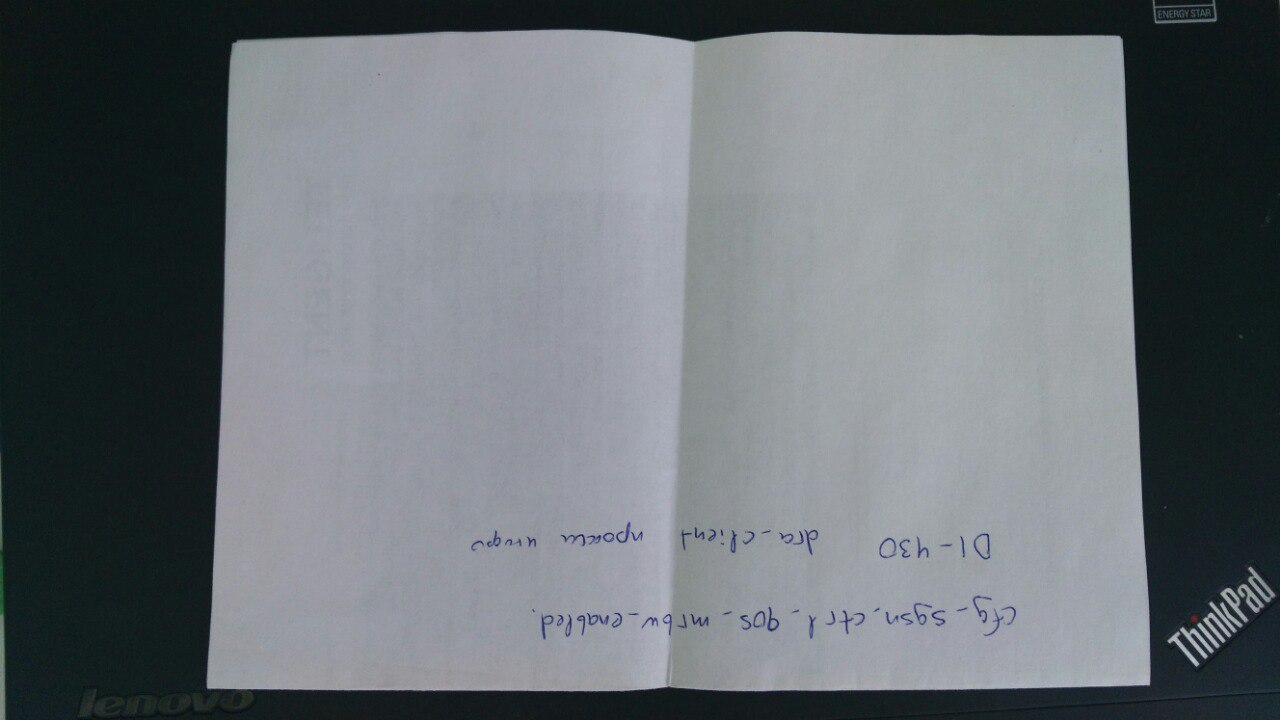
#> input picture img.jpg, 1280 x 720 px
$ python docrec.py   (older library calls are emulated)
#> lines starting #> are read from the running program, lines starting #| are printed output that depends on the picture; after the words box and inside, x2 and y2 are one past the last pixel; in counts of white or black regions, pixels touching at a corner belong together
#!/usr/bin/env python
# -*- coding: utf-8 -*-
import numpy as np
#import argparse
import cv2

def get_ct():
  image = cv2.imread('img.jpg')
#> image is the input picture: shape (720, 1280, 3); mean B, G, R 117.7, 112.7, 106.6
  # переобразуем в оттенки серого
  gray = cv2.cvtColor(image, cv2.COLOR_BGR2GRAY)
  # размытие по гауссу
  sm = cv2.blur(gray, (9,9));
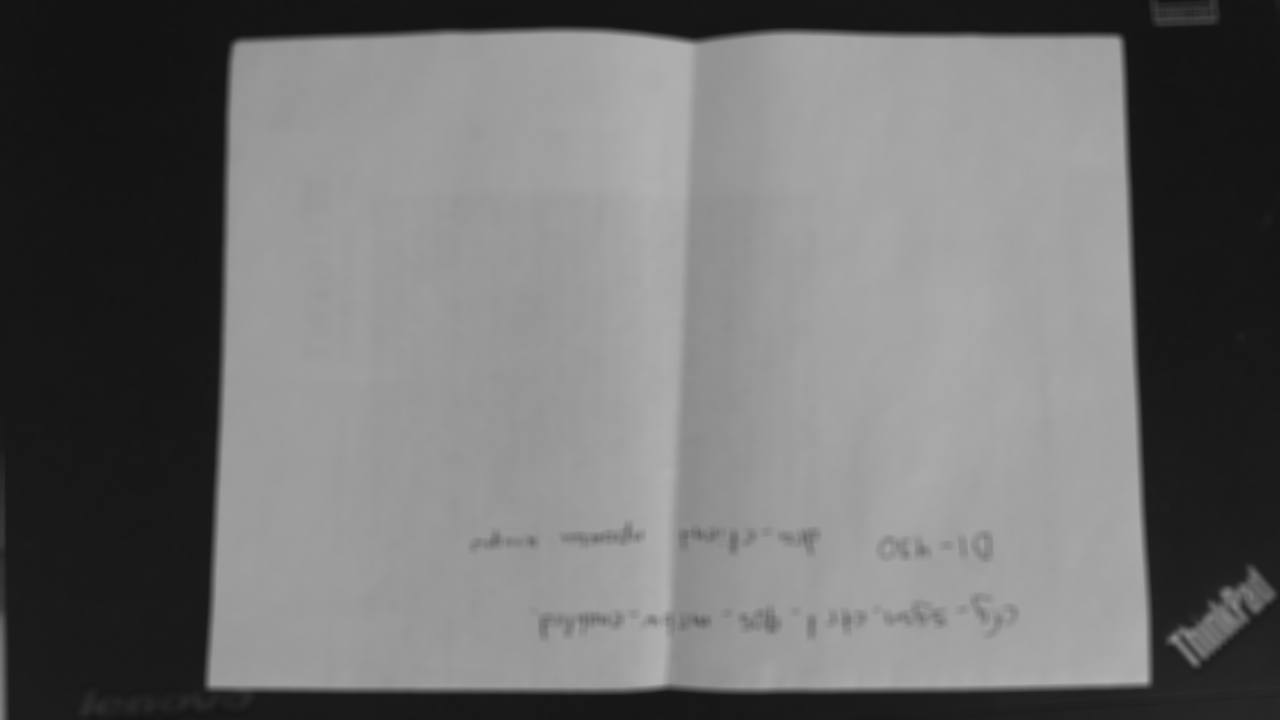
#> sm: shape (720, 1280); min 18, max 178, mean 111.4
  # фильтр Собеля
  gradX = cv2.Sobel(gray, ddepth = cv2.CV_32F, dx = 1, dy = 0, ksize = -1)
  gradY = cv2.Sobel(gray, ddepth = cv2.CV_32F, dx = 0, dy = 1, ksize = -1)
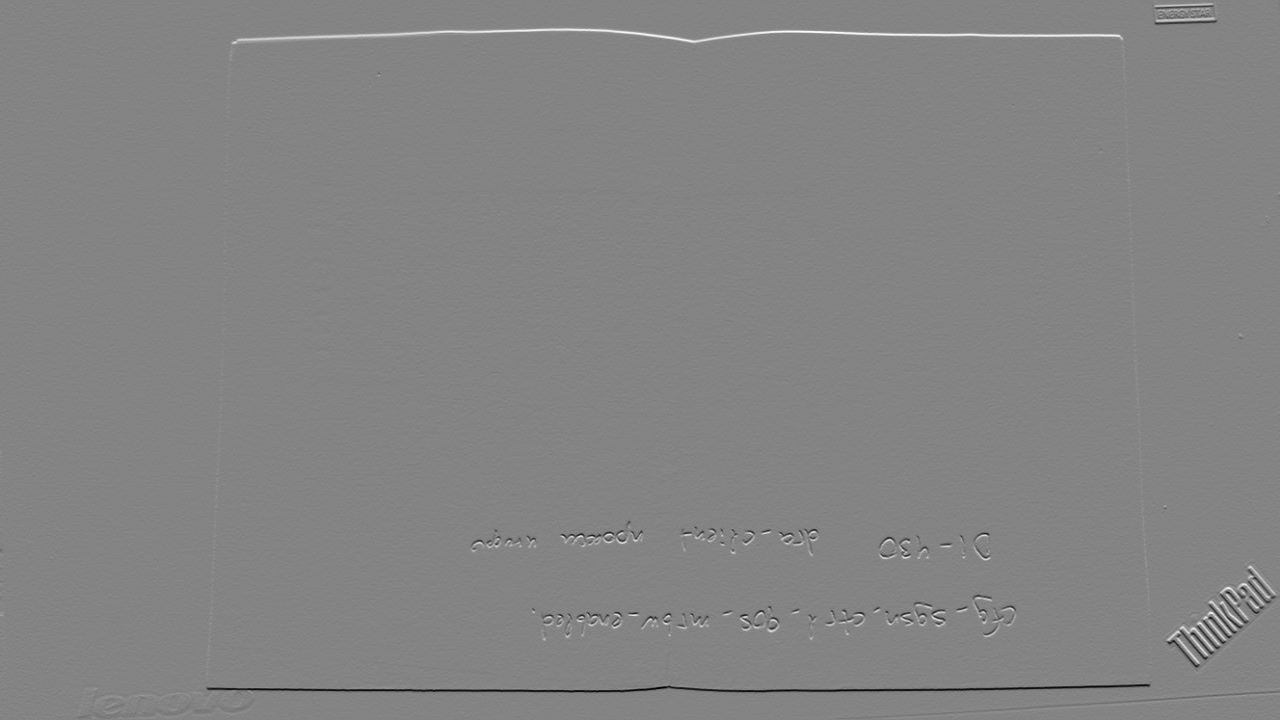
#> gradY: shape (720, 1280) float32; min -2333, max 2175, mean 0.3; drawn with min black and max white

  # разница по вертикальному/горизонтальному градиенту
  gradient = cv2.subtract(gradX, gradY)
  gradient = cv2.convertScaleAbs(gradient)
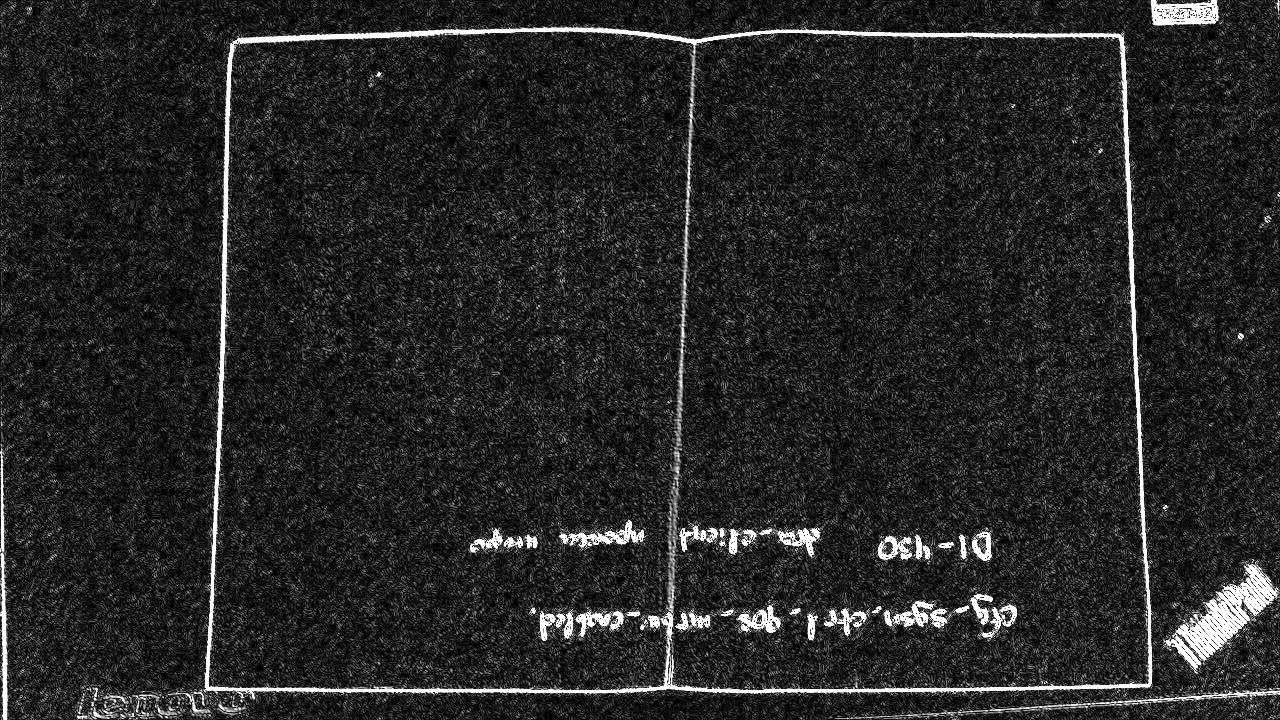
#> gradient: shape (720, 1280); min 0, max 255, mean 38.2
  # преобразуем в Ч/Б
  # ToDo: попробовать разные
  (_, thresh) = cv2.threshold(gradient, 225, 255, cv2.THRESH_BINARY)
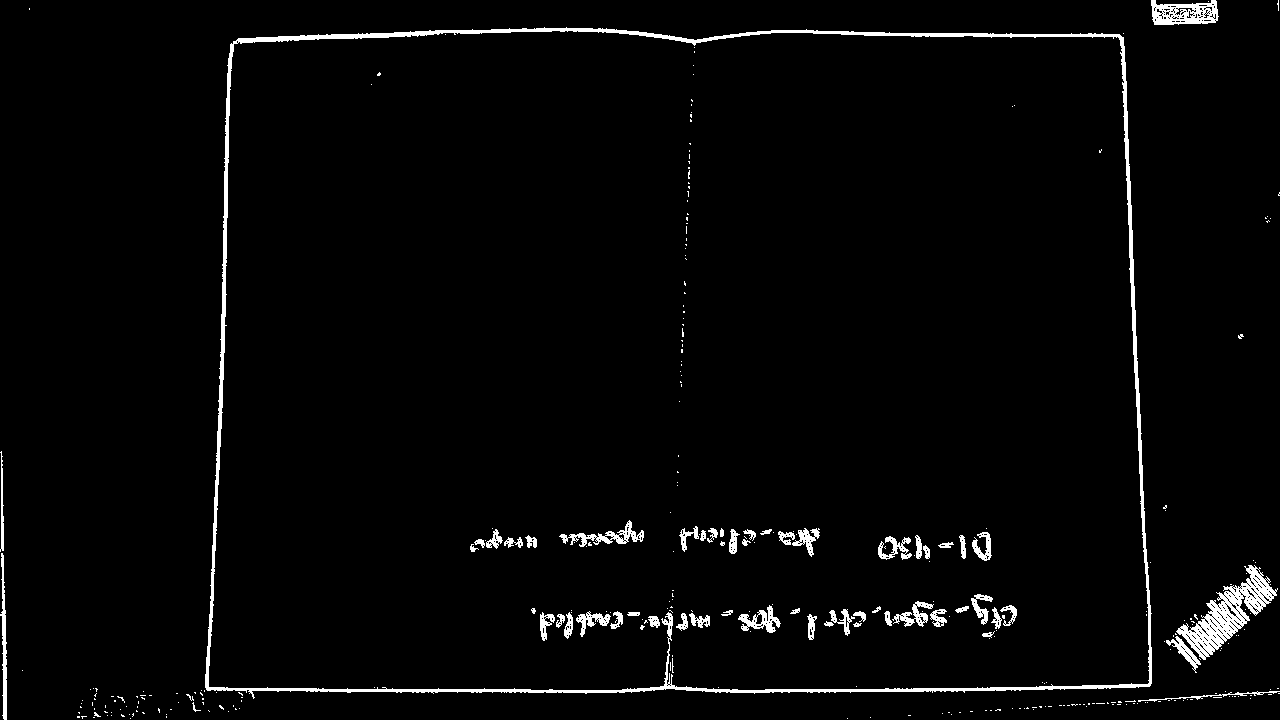
#> thresh: shape (720, 1280); 2.7% white; 327 white regions (270 under 20 px)
  # поиск контуров
  img, contours, hierarchy = cv2.findContours(thresh.copy(),cv2.RETR_EXTERNAL,cv2.CHAIN_APPROX_SIMPLE)
#> contours = 166 contours, 159 with area under 20; largest, box (x1, y1, x2, y2) and area: (205, 27, 1152, 699) 604283, (1176, 565, 1278, 660) 3273, (1151, 0, 1219, 25) 1282, (0, 553, 7, 720) 410, (1166, 636, 1201, 673) 292, (0, 451, 4, 552) 122, (1138, 691, 1280, 702) 94
  # находим самый большой контур
  c = sorted(contours, key = cv2.contourArea, reverse = True)[0]
#> c = contour of 743 points, box (x1, y1, x2, y2) (205, 27, 1152, 699), area 604283

  # расчитываем область
  rect = cv2.minAreaRect(c)
#> rect = ((675.6, 360.2), (946.6, 668.5), -0.483)
  box = np.int0(cv2.boxPoints(rect))
#> box = [[205, 698], [199, 29], [1146, 21], [1151, 690]]
  print (box)
#| [[ 205  698]
#|  [ 199   29]
#|  [1146   21]
#|  [1151  690]]

  x,y,w,h = cv2.boundingRect(box)
#> x = 199; y = 21; w = 953; h = 678
  # вырезаем документ
  img2 = cv2.getRectSubPix(image,(w,h),(x+w/2,y+h/2))
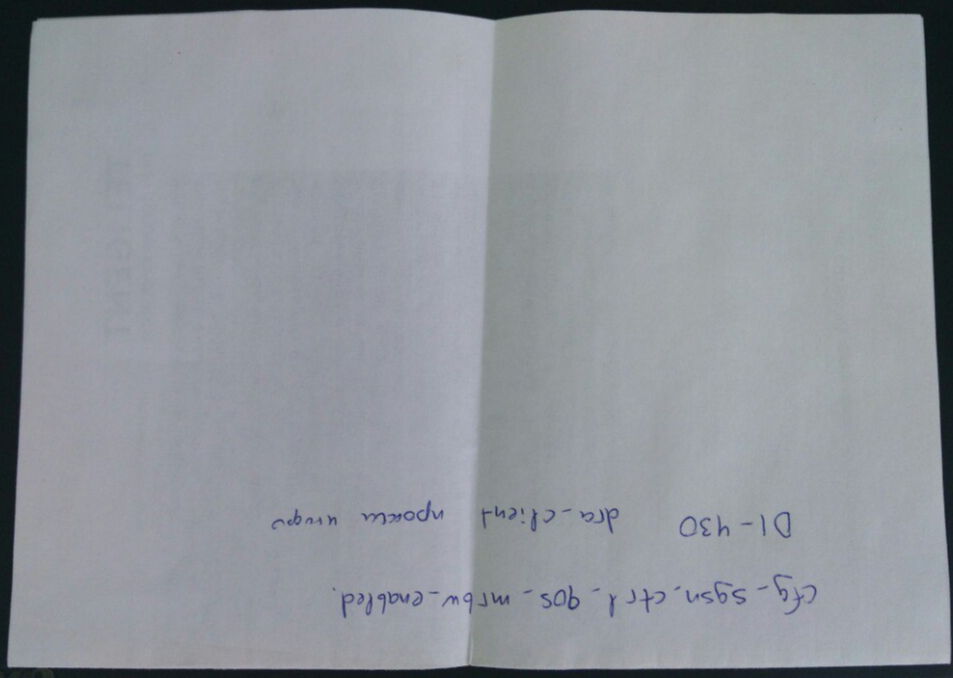
#> img2: shape (678, 953, 3); mean B, G, R 155.3, 148.8, 144.4

  cv2.imwrite('out.png',img2 )

if __name__ == '__main__':
  get_ct()
